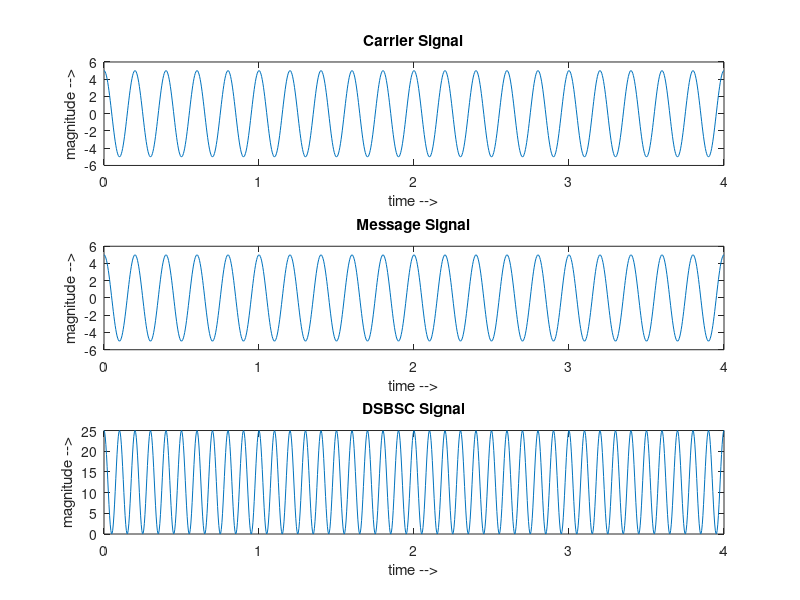

Reproduce this figure in MATLAB.
%DSBCS Generation
%Written by Debagnik Kar 1804373

clc; 
clear all; 
close all;
t = linspace(0,4,1000);

fc = input('Enter the carrier frequency: ')
ac = input('Enter the carrier amplitude: ')
fm = input('Enter the message frequency: ')
am = input('Enter the message amplitude: ')

y = am*cos(2*pi*fm*t) %message signal
z = ac*cos(2*pi*fc*t) %carrier signal

w = ((am*ac)/2).*(cos(2*pi*(fc+fm)*t)+cos(2*pi*(fc-fm)*t)) %DSBSC Modulation

subplot(3,1,1)
plot(t,z)
xlabel("time -->")
ylabel("magnitude -->")
title("Carrier Signal")
subplot(3,1,2)
plot(t,y)
xlabel("time -->")
ylabel("magnitude -->")
title("Message Signal")
subplot(3,1,3)
plot(t,w)
xlabel("time -->")
ylabel("magnitude -->")
title("DSBSC Signal")